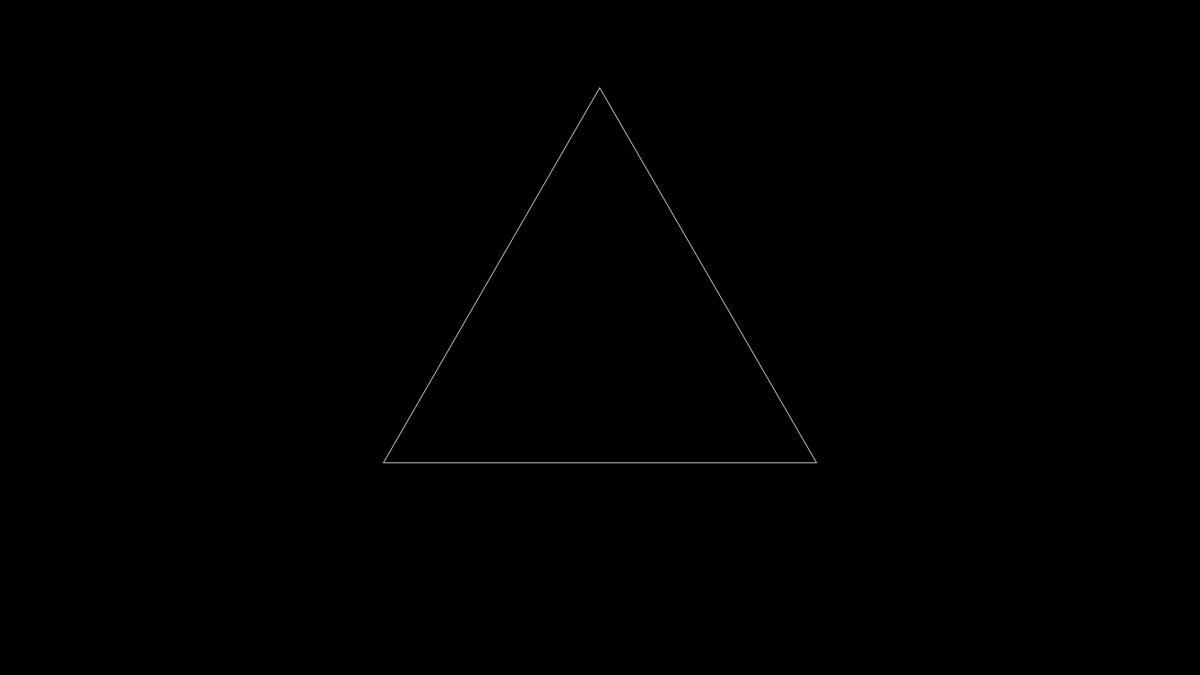
Frame 1 (no input)
Frame 60 (the mouse pressed at the canvas centre just before this capture): identical to frame 1, image omitted
Frame 120 (the mouse held since frame 60 and released just before this capture): identical to frame 1, image omitted

The Processing sketch that drew this single still picture (run headless with seeded random() and noise(); from frame 60 on, the mouse is pressed at the canvas centre):

// Processing sketch: Polar_02_Polygons
// ── Polar_02_Polygons.pde
/*
Polar_02_Polygons.pde
Author: Alexandros Lotsos
Summary: A sketch that shows how to use polar coordinates to draw convex polygons of grade N.
Use the arrow keys to vary the grade
*/

float rad = 400; //radius of our polygon
int grade = 3; //the grade of our polygon

void setup(){
  size(1920, 1080);
  background(0);
  noFill();
  stroke(255);
}

void draw(){
  background(0);
  float angleStep = radians(360/grade); //the measure of each angle of the polygon based on the grade
  
  pushMatrix();
  translate(width/2, height/2); //translate to middle of the canvas
  beginShape();
  for(float t = 0; t < grade; t++){ 
    //notice how the x and y coordinates of each point are calculated
    float x = rad * cos(t*angleStep - PI/2);
    float y = rad * sin(t*angleStep - PI/2);
    vertex(x, y);
  }
  endShape(CLOSE);
  popMatrix();
}

void keyPressed(){
  if(keyCode == LEFT && grade > 1){
    grade--;
  }
  if(keyCode == RIGHT && grade < 20){
    grade++;
  }
}
